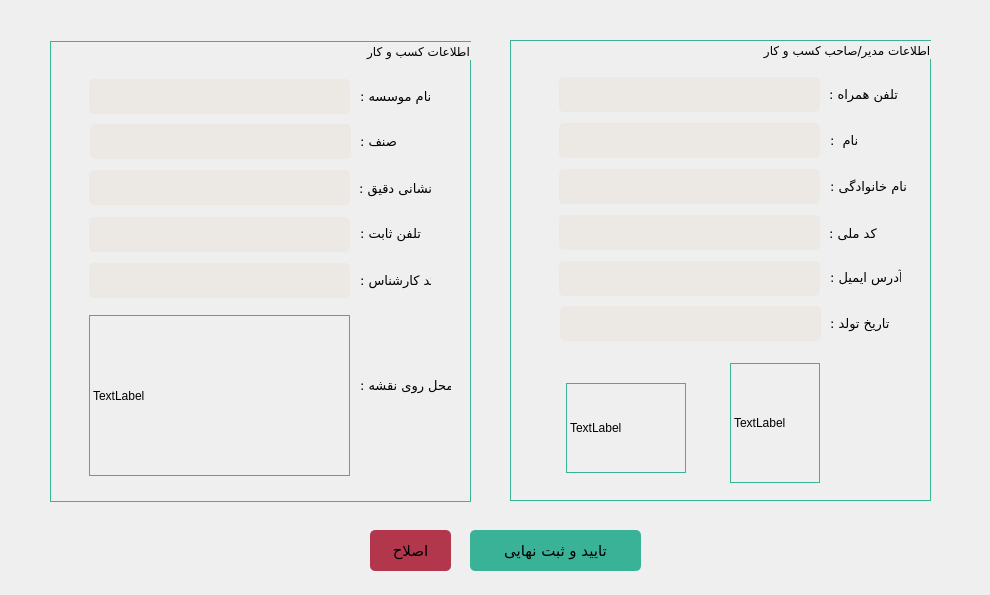
<?xml version="1.0" encoding="UTF-8"?>
<ui version="4.0">
 <class>Signup_confirmation</class>
 <widget class="QDialog" name="Signup_confirmation">
  <property name="geometry">
   <rect>
    <x>0</x>
    <y>0</y>
    <width>990</width>
    <height>595</height>
   </rect>
  </property>
  <property name="minimumSize">
   <size>
    <width>990</width>
    <height>595</height>
   </size>
  </property>
  <property name="maximumSize">
   <size>
    <width>990</width>
    <height>595</height>
   </size>
  </property>
  <property name="windowTitle">
   <string>تایید نهایی</string>
  </property>
  <property name="modal">
   <bool>true</bool>
  </property>
  <widget class="QPushButton" name="btn_edit">
   <property name="enabled">
    <bool>true</bool>
   </property>
   <property name="geometry">
    <rect>
     <x>370</x>
     <y>530</y>
     <width>81</width>
     <height>41</height>
    </rect>
   </property>
   <property name="font">
    <font>
     <family>IRANSans</family>
     <pointsize>11</pointsize>
     <kerning>false</kerning>
    </font>
   </property>
   <property name="cursor">
    <cursorShape>PointingHandCursor</cursorShape>
   </property>
   <property name="mouseTracking">
    <bool>true</bool>
   </property>
   <property name="focusPolicy">
    <enum>Qt::TabFocus</enum>
   </property>
   <property name="layoutDirection">
    <enum>Qt::RightToLeft</enum>
   </property>
   <property name="styleSheet">
    <string notr="true">border-radius: 5px;
background-color:rgb(178, 55, 77);</string>
   </property>
   <property name="text">
    <string>اصلاح</string>
   </property>
   <property name="flat">
    <bool>false</bool>
   </property>
  </widget>
  <widget class="QPushButton" name="btn_confirm">
   <property name="enabled">
    <bool>true</bool>
   </property>
   <property name="geometry">
    <rect>
     <x>470</x>
     <y>530</y>
     <width>171</width>
     <height>41</height>
    </rect>
   </property>
   <property name="font">
    <font>
     <family>IRANSans</family>
     <pointsize>11</pointsize>
     <kerning>false</kerning>
    </font>
   </property>
   <property name="cursor">
    <cursorShape>PointingHandCursor</cursorShape>
   </property>
   <property name="mouseTracking">
    <bool>true</bool>
   </property>
   <property name="focusPolicy">
    <enum>Qt::TabFocus</enum>
   </property>
   <property name="layoutDirection">
    <enum>Qt::RightToLeft</enum>
   </property>
   <property name="styleSheet">
    <string notr="true">border-radius: 5px;
background-color:rgb(58, 178, 151);</string>
   </property>
   <property name="text">
    <string>تایید و ثبت نهایی</string>
   </property>
   <property name="flat">
    <bool>false</bool>
   </property>
  </widget>
  <widget class="QGroupBox" name="gbox_user_pass">
   <property name="geometry">
    <rect>
     <x>510</x>
     <y>40</y>
     <width>421</width>
     <height>461</height>
    </rect>
   </property>
   <property name="font">
    <font>
     <family>IRANSans</family>
     <pointsize>9</pointsize>
    </font>
   </property>
   <property name="styleSheet">
    <string notr="true">border: 1px solid rgb(58, 178, 151);</string>
   </property>
   <property name="title">
    <string>اطلاعات مدیر/صاحب کسب و کار </string>
   </property>
   <property name="alignment">
    <set>Qt::AlignRight|Qt::AlignTop|Qt::AlignTrailing</set>
   </property>
   <widget class="QLabel" name="label_4">
    <property name="geometry">
     <rect>
      <x>319</x>
      <y>44</y>
      <width>71</width>
      <height>21</height>
     </rect>
    </property>
    <property name="font">
     <font>
      <family>IRANSans</family>
      <pointsize>10</pointsize>
      <weight>50</weight>
      <italic>false</italic>
      <bold>false</bold>
     </font>
    </property>
    <property name="styleSheet">
     <string notr="true">font: 10pt &quot;IRANSans&quot;;
border: 0px;</string>
    </property>
    <property name="text">
     <string>تلفن همراه :</string>
    </property>
    <property name="alignment">
     <set>Qt::AlignRight|Qt::AlignTrailing|Qt::AlignVCenter</set>
    </property>
   </widget>
   <widget class="QLineEdit" name="lineEdit_nationalCode">
    <property name="geometry">
     <rect>
      <x>49</x>
      <y>175</y>
      <width>261</width>
      <height>35</height>
     </rect>
    </property>
    <property name="minimumSize">
     <size>
      <width>261</width>
      <height>35</height>
     </size>
    </property>
    <property name="styleSheet">
     <string notr="true">border:solid 5px;
background-color:rgb(236, 232, 228);
border-radius:5px;
font: 10pt &quot;B Homa&quot;;</string>
    </property>
    <property name="maxLength">
     <number>10</number>
    </property>
    <property name="alignment">
     <set>Qt::AlignCenter</set>
    </property>
   </widget>
   <widget class="QLabel" name="label_7">
    <property name="geometry">
     <rect>
      <x>56</x>
      <y>343</y>
      <width>120</width>
      <height>90</height>
     </rect>
    </property>
    <property name="minimumSize">
     <size>
      <width>120</width>
      <height>90</height>
     </size>
    </property>
    <property name="text">
     <string>TextLabel</string>
    </property>
   </widget>
   <widget class="QLineEdit" name="lineEdit_address_3">
    <property name="geometry">
     <rect>
      <x>50</x>
      <y>266</y>
      <width>261</width>
      <height>35</height>
     </rect>
    </property>
    <property name="minimumSize">
     <size>
      <width>0</width>
      <height>35</height>
     </size>
    </property>
    <property name="styleSheet">
     <string notr="true">border:solid 5px;
background-color:rgb(236, 232, 228);
border-radius:5px;
font: 10pt &quot;B Homa&quot;;</string>
    </property>
    <property name="alignment">
     <set>Qt::AlignCenter</set>
    </property>
   </widget>
   <widget class="QLabel" name="label_2">
    <property name="geometry">
     <rect>
      <x>320</x>
      <y>136</y>
      <width>81</width>
      <height>21</height>
     </rect>
    </property>
    <property name="font">
     <font>
      <family>IRANSans</family>
      <pointsize>10</pointsize>
      <weight>50</weight>
      <italic>false</italic>
      <bold>false</bold>
     </font>
    </property>
    <property name="styleSheet">
     <string notr="true">font: 10pt &quot;IRANSans&quot;;
border: 0px;</string>
    </property>
    <property name="text">
     <string>نام خانوادگی :</string>
    </property>
    <property name="alignment">
     <set>Qt::AlignRight|Qt::AlignTrailing|Qt::AlignVCenter</set>
    </property>
   </widget>
   <widget class="QLabel" name="label_5">
    <property name="geometry">
     <rect>
      <x>319</x>
      <y>183</y>
      <width>51</width>
      <height>21</height>
     </rect>
    </property>
    <property name="font">
     <font>
      <family>IRANSans</family>
      <pointsize>10</pointsize>
      <weight>50</weight>
      <italic>false</italic>
      <bold>false</bold>
     </font>
    </property>
    <property name="styleSheet">
     <string notr="true">font: 10pt &quot;IRANSans&quot;;
border: 0px;</string>
    </property>
    <property name="text">
     <string>کد ملی :</string>
    </property>
    <property name="alignment">
     <set>Qt::AlignRight|Qt::AlignTrailing|Qt::AlignVCenter</set>
    </property>
   </widget>
   <widget class="QLineEdit" name="lineEdit_Email">
    <property name="geometry">
     <rect>
      <x>49</x>
      <y>221</y>
      <width>261</width>
      <height>35</height>
     </rect>
    </property>
    <property name="minimumSize">
     <size>
      <width>261</width>
      <height>35</height>
     </size>
    </property>
    <property name="styleSheet">
     <string notr="true">border:solid 5px;
background-color:rgb(236, 232, 228);
border-radius:5px;
font: 10pt &quot;B Homa&quot;;</string>
    </property>
    <property name="alignment">
     <set>Qt::AlignCenter</set>
    </property>
   </widget>
   <widget class="QLabel" name="label_6">
    <property name="geometry">
     <rect>
      <x>320</x>
      <y>227</y>
      <width>71</width>
      <height>21</height>
     </rect>
    </property>
    <property name="font">
     <font>
      <family>IRANSans</family>
      <pointsize>10</pointsize>
      <weight>50</weight>
      <italic>false</italic>
      <bold>false</bold>
     </font>
    </property>
    <property name="styleSheet">
     <string notr="true">font: 10pt &quot;IRANSans&quot;;
border: 0px;</string>
    </property>
    <property name="text">
     <string>آدرس ایمیل :</string>
    </property>
    <property name="alignment">
     <set>Qt::AlignRight|Qt::AlignTrailing|Qt::AlignVCenter</set>
    </property>
   </widget>
   <widget class="QLabel" name="label">
    <property name="geometry">
     <rect>
      <x>320</x>
      <y>90</y>
      <width>31</width>
      <height>21</height>
     </rect>
    </property>
    <property name="font">
     <font>
      <family>IRANSans</family>
      <pointsize>10</pointsize>
      <weight>50</weight>
      <italic>false</italic>
      <bold>false</bold>
     </font>
    </property>
    <property name="styleSheet">
     <string notr="true">font: 10pt &quot;IRANSans&quot;;
border: 0px;</string>
    </property>
    <property name="frameShape">
     <enum>QFrame::NoFrame</enum>
    </property>
    <property name="lineWidth">
     <number>0</number>
    </property>
    <property name="text">
     <string>نام  :</string>
    </property>
    <property name="alignment">
     <set>Qt::AlignRight|Qt::AlignTrailing|Qt::AlignVCenter</set>
    </property>
   </widget>
   <widget class="QLineEdit" name="lineEdit_lastName">
    <property name="geometry">
     <rect>
      <x>49</x>
      <y>129</y>
      <width>261</width>
      <height>35</height>
     </rect>
    </property>
    <property name="minimumSize">
     <size>
      <width>261</width>
      <height>35</height>
     </size>
    </property>
    <property name="styleSheet">
     <string notr="true">border:solid 5px;
background-color:rgb(236, 232, 228);
border-radius:5px;
font: 10pt &quot;B Homa&quot;;</string>
    </property>
    <property name="alignment">
     <set>Qt::AlignCenter</set>
    </property>
   </widget>
   <widget class="QLabel" name="label_3">
    <property name="geometry">
     <rect>
      <x>220</x>
      <y>323</y>
      <width>90</width>
      <height>120</height>
     </rect>
    </property>
    <property name="minimumSize">
     <size>
      <width>90</width>
      <height>120</height>
     </size>
    </property>
    <property name="text">
     <string>TextLabel</string>
    </property>
   </widget>
   <widget class="QLabel" name="label_9">
    <property name="geometry">
     <rect>
      <x>320</x>
      <y>273</y>
      <width>61</width>
      <height>21</height>
     </rect>
    </property>
    <property name="font">
     <font>
      <family>IRANSans</family>
      <pointsize>10</pointsize>
      <weight>50</weight>
      <italic>false</italic>
      <bold>false</bold>
     </font>
    </property>
    <property name="styleSheet">
     <string notr="true">font: 10pt &quot;IRANSans&quot;;
border: 0px;</string>
    </property>
    <property name="text">
     <string>تاریخ تولد :</string>
    </property>
    <property name="alignment">
     <set>Qt::AlignRight|Qt::AlignTrailing|Qt::AlignVCenter</set>
    </property>
   </widget>
   <widget class="QLineEdit" name="lineEdit_firstName">
    <property name="geometry">
     <rect>
      <x>49</x>
      <y>83</y>
      <width>261</width>
      <height>35</height>
     </rect>
    </property>
    <property name="minimumSize">
     <size>
      <width>261</width>
      <height>35</height>
     </size>
    </property>
    <property name="styleSheet">
     <string notr="true">border:solid 5px;
background-color:rgb(236, 232, 228);
border-radius:5px;
font: 10pt &quot;B Homa&quot;;</string>
    </property>
    <property name="alignment">
     <set>Qt::AlignCenter</set>
    </property>
    <property name="placeholderText">
     <string/>
    </property>
   </widget>
   <widget class="QLineEdit" name="lineEdit_mobile">
    <property name="geometry">
     <rect>
      <x>49</x>
      <y>37</y>
      <width>261</width>
      <height>35</height>
     </rect>
    </property>
    <property name="minimumSize">
     <size>
      <width>261</width>
      <height>35</height>
     </size>
    </property>
    <property name="styleSheet">
     <string notr="true">border:solid 5px;
background-color:rgb(236, 232, 228);
border-radius:5px;
font: 10pt &quot;B Homa&quot;;</string>
    </property>
    <property name="maxLength">
     <number>11</number>
    </property>
    <property name="alignment">
     <set>Qt::AlignCenter</set>
    </property>
   </widget>
  </widget>
  <widget class="QGroupBox" name="gbox_user_pass_2">
   <property name="geometry">
    <rect>
     <x>50</x>
     <y>41</y>
     <width>421</width>
     <height>461</height>
    </rect>
   </property>
   <property name="font">
    <font>
     <family>IRANSans</family>
     <pointsize>9</pointsize>
    </font>
   </property>
   <property name="styleSheet">
    <string notr="true">border: 1px solid rgb(58, 178, 151);</string>
   </property>
   <property name="title">
    <string>اطلاعات کسب و کار</string>
   </property>
   <property name="alignment">
    <set>Qt::AlignRight|Qt::AlignTop|Qt::AlignTrailing</set>
   </property>
   <widget class="QLineEdit" name="lineEdit_address_2">
    <property name="geometry">
     <rect>
      <x>40</x>
      <y>83</y>
      <width>261</width>
      <height>35</height>
     </rect>
    </property>
    <property name="minimumSize">
     <size>
      <width>0</width>
      <height>35</height>
     </size>
    </property>
    <property name="styleSheet">
     <string notr="true">border:solid 5px;
background-color:rgb(236, 232, 228);
border-radius:5px;
font: 10pt &quot;B Homa&quot;;</string>
    </property>
    <property name="alignment">
     <set>Qt::AlignCenter</set>
    </property>
   </widget>
   <widget class="QLineEdit" name="lineEdit_phone">
    <property name="geometry">
     <rect>
      <x>39</x>
      <y>176</y>
      <width>261</width>
      <height>35</height>
     </rect>
    </property>
    <property name="minimumSize">
     <size>
      <width>0</width>
      <height>35</height>
     </size>
    </property>
    <property name="styleSheet">
     <string notr="true">border:solid 5px;
background-color:rgb(236, 232, 228);
border-radius:5px;
font: 10pt &quot;B Homa&quot;;</string>
    </property>
    <property name="alignment">
     <set>Qt::AlignCenter</set>
    </property>
   </widget>
   <widget class="QLabel" name="label_27">
    <property name="geometry">
     <rect>
      <x>310</x>
      <y>229</y>
      <width>71</width>
      <height>21</height>
     </rect>
    </property>
    <property name="font">
     <font>
      <family>IRANSans</family>
      <pointsize>10</pointsize>
      <weight>50</weight>
      <italic>false</italic>
      <bold>false</bold>
     </font>
    </property>
    <property name="styleSheet">
     <string notr="true">font: 10pt &quot;IRANSans&quot;;
border: 0px;</string>
    </property>
    <property name="text">
     <string>کد کارشناس :</string>
    </property>
    <property name="alignment">
     <set>Qt::AlignRight|Qt::AlignTrailing|Qt::AlignVCenter</set>
    </property>
   </widget>
   <widget class="QLineEdit" name="lineEdit_company_name">
    <property name="geometry">
     <rect>
      <x>39</x>
      <y>38</y>
      <width>261</width>
      <height>35</height>
     </rect>
    </property>
    <property name="minimumSize">
     <size>
      <width>0</width>
      <height>35</height>
     </size>
    </property>
    <property name="font">
     <font>
      <family>B Homa</family>
      <pointsize>10</pointsize>
     </font>
    </property>
    <property name="styleSheet">
     <string notr="true">border:solid 5px;
background-color:rgb(236, 232, 228);
border-radius:5px;
font: 10pt &quot;B Homa&quot;;</string>
    </property>
    <property name="alignment">
     <set>Qt::AlignCenter</set>
    </property>
    <property name="placeholderText">
     <string/>
    </property>
   </widget>
   <widget class="QLineEdit" name="lineEdit_address">
    <property name="geometry">
     <rect>
      <x>39</x>
      <y>129</y>
      <width>261</width>
      <height>35</height>
     </rect>
    </property>
    <property name="minimumSize">
     <size>
      <width>0</width>
      <height>35</height>
     </size>
    </property>
    <property name="styleSheet">
     <string notr="true">border:solid 5px;
background-color:rgb(236, 232, 228);
border-radius:5px;
font: 10pt &quot;B Homa&quot;;</string>
    </property>
    <property name="alignment">
     <set>Qt::AlignCenter</set>
    </property>
   </widget>
   <widget class="QLabel" name="label_21">
    <property name="geometry">
     <rect>
      <x>310</x>
      <y>45</y>
      <width>91</width>
      <height>21</height>
     </rect>
    </property>
    <property name="font">
     <font>
      <family>IRANSans</family>
      <pointsize>10</pointsize>
      <weight>50</weight>
      <italic>false</italic>
      <bold>false</bold>
     </font>
    </property>
    <property name="styleSheet">
     <string notr="true">font: 10pt &quot;IRANSans&quot;;
border: 0px;</string>
    </property>
    <property name="frameShape">
     <enum>QFrame::NoFrame</enum>
    </property>
    <property name="lineWidth">
     <number>0</number>
    </property>
    <property name="text">
     <string>نام موسسه :</string>
    </property>
    <property name="alignment">
     <set>Qt::AlignRight|Qt::AlignTrailing|Qt::AlignVCenter</set>
    </property>
   </widget>
   <widget class="QLabel" name="label_8">
    <property name="geometry">
     <rect>
      <x>39</x>
      <y>274</y>
      <width>261</width>
      <height>161</height>
     </rect>
    </property>
    <property name="minimumSize">
     <size>
      <width>200</width>
      <height>150</height>
     </size>
    </property>
    <property name="text">
     <string>TextLabel</string>
    </property>
   </widget>
   <widget class="QLabel" name="label_28">
    <property name="geometry">
     <rect>
      <x>310</x>
      <y>334</y>
      <width>91</width>
      <height>21</height>
     </rect>
    </property>
    <property name="font">
     <font>
      <family>IRANSans</family>
      <pointsize>10</pointsize>
      <weight>50</weight>
      <italic>false</italic>
      <bold>false</bold>
     </font>
    </property>
    <property name="styleSheet">
     <string notr="true">font: 10pt &quot;IRANSans&quot;;
border: 0px;</string>
    </property>
    <property name="text">
     <string>محل روی نقشه :</string>
    </property>
    <property name="alignment">
     <set>Qt::AlignRight|Qt::AlignTrailing|Qt::AlignVCenter</set>
    </property>
   </widget>
   <widget class="QLineEdit" name="lineEdit_expert_code">
    <property name="geometry">
     <rect>
      <x>39</x>
      <y>222</y>
      <width>261</width>
      <height>35</height>
     </rect>
    </property>
    <property name="minimumSize">
     <size>
      <width>0</width>
      <height>35</height>
     </size>
    </property>
    <property name="font">
     <font>
      <family>B Homa</family>
      <pointsize>10</pointsize>
     </font>
    </property>
    <property name="styleSheet">
     <string notr="true">border:solid 5px;
background-color:rgb(236, 232, 228);
border-radius:5px;
font: 10pt &quot;B Homa&quot;;</string>
    </property>
    <property name="alignment">
     <set>Qt::AlignCenter</set>
    </property>
    <property name="placeholderText">
     <string/>
    </property>
   </widget>
   <widget class="QLabel" name="label_26">
    <property name="geometry">
     <rect>
      <x>309</x>
      <y>137</y>
      <width>81</width>
      <height>21</height>
     </rect>
    </property>
    <property name="font">
     <font>
      <family>IRANSans</family>
      <pointsize>10</pointsize>
      <weight>50</weight>
      <italic>false</italic>
      <bold>false</bold>
     </font>
    </property>
    <property name="styleSheet">
     <string notr="true">font: 10pt &quot;IRANSans&quot;;
border: 0px;</string>
    </property>
    <property name="text">
     <string>نشانی دقیق :</string>
    </property>
    <property name="alignment">
     <set>Qt::AlignRight|Qt::AlignTrailing|Qt::AlignVCenter</set>
    </property>
   </widget>
   <widget class="QLabel" name="label_24">
    <property name="geometry">
     <rect>
      <x>310</x>
      <y>182</y>
      <width>71</width>
      <height>21</height>
     </rect>
    </property>
    <property name="font">
     <font>
      <family>IRANSans</family>
      <pointsize>10</pointsize>
      <weight>50</weight>
      <italic>false</italic>
      <bold>false</bold>
     </font>
    </property>
    <property name="styleSheet">
     <string notr="true">font: 10pt &quot;IRANSans&quot;;
border: 0px;</string>
    </property>
    <property name="text">
     <string>تلفن ثابت :</string>
    </property>
    <property name="alignment">
     <set>Qt::AlignRight|Qt::AlignTrailing|Qt::AlignVCenter</set>
    </property>
   </widget>
   <widget class="QLabel" name="label_23">
    <property name="geometry">
     <rect>
      <x>310</x>
      <y>90</y>
      <width>81</width>
      <height>21</height>
     </rect>
    </property>
    <property name="font">
     <font>
      <family>IRANSans</family>
      <pointsize>10</pointsize>
      <weight>50</weight>
      <italic>false</italic>
      <bold>false</bold>
     </font>
    </property>
    <property name="styleSheet">
     <string notr="true">font: 10pt &quot;IRANSans&quot;;
border: 0px;</string>
    </property>
    <property name="text">
     <string>صنف :</string>
    </property>
    <property name="alignment">
     <set>Qt::AlignRight|Qt::AlignTrailing|Qt::AlignVCenter</set>
    </property>
   </widget>
  </widget>
 </widget>
 <resources/>
 <connections/>
</ui>
